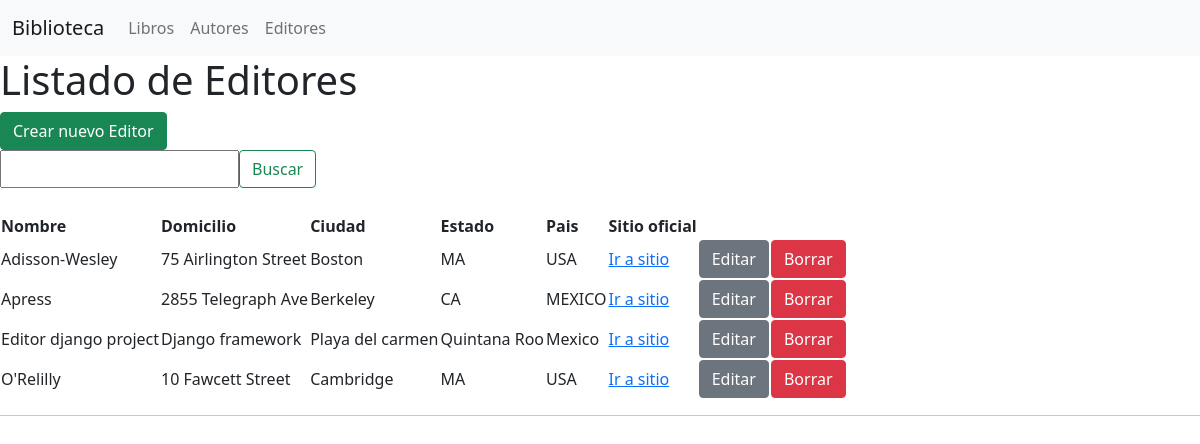
The page /editores on the database its author committed.
### biblioteca/models.py (models this page shows, shortened)
class Editor(models.Model):
    nombre  = models.CharField(max_length=30)
    domicilio = models.CharField(max_length=50)
    ciudad = models.CharField(max_length=60)
    estado = models.CharField(max_length=30)
    pais = models.CharField(max_length=50)
    website = models.URLField(null=True, blank=True)
    class Meta:
        ordering = ["nombre"]
        verbose_name = 'Editor'
        verbose_name_plural = "Editores"

### biblioteca/views.py (the view, shortened to what this page needs)
# urls.py: url(r'^editores$', views.editor_listado),
def editor_listado(request):
    table_conf = TableConfig()
    form = SearchForm(request.GET)
    table_conf.form = form
    if form.is_valid():
        cd = form.cleaned_data
        if not cd['q']:
            table_conf.datasource = Editor.objects.all().values()
    table_conf.fields = [
        { "label": "Nombre",        "key": "nombre" },
        { "label": "Domicilio",     "key": "domicilio" },
        { "label": "Ciudad",        "key": "ciudad" },
        { "label": "Estado",        "key": "estado" },
        { "label": "Pais",          "key": "pais" },
        { "label": "Sitio oficial", "key": "website", "is_link":True },
    ]
    table_conf.create_action = {
        "label":  "Crear nuevo Editor",
        "redirect": "crear/editor",
    }
    table_conf.update_action = {
        "label":  "Modificar Editor",
        "redirect": "modificar/editor",
    }
    table_conf.delete_action = {
        "label":  "Eliminar Editor",
        "redirect": "eliminar/editor",
    }
    return render(request, "editor_listado.html", {
        "table_config": table_conf,
    })

### biblioteca/templatetags/bibl_tags.py (called while the page is built)
@register.filter('get_value_from_dict')
def get_value_from_dict(dict_data, key):
    if key: return dict_data.get(key)

### biblioteca/templates/editor_listado.html (shortened to what this page needs)
{% extends 'shared/base.html' %}
{% block content %}
    <h1>Listado de Editores</h1>
    {% include 'shared/table.html' with object=table_config%}
{% endblock  %}

### biblioteca/templates/shared/table.html (shortened to what this page needs)
{% load bibl_tags %}
<div class="bibl-table">
  <div class="bibl-table-header">
    {% if table_config.create_action %}
    <a href="{{table_config.create_action.redirect}}">
      <button type="button" class="btn btn-success">
        {{ table_config.create_action.label }}
      </button>
    </a>
    {% endif %}
    {% if table_config.form %}
      <form action="" method="get" class="d-flex">
        {{ table_config.form.q }}
        <button class="btn btn-outline-success" type="submit">Buscar</button>
      </form>
    {% endif %}
  </div>
  <div class="bibl-table-body" style="margin-top: 25px;">
    <table>
    <thead>
      <tr>
        {% for col in table_config.fields %}
          <th scope="col">{{ col.label }}</th>
        {% endfor %}
      </tr>
    </thead>
    <tbody>
      {% for data in table_config.datasource %}
        <tr>
          {% for col in table_config.fields %}
            {% if col.is_link %}
              <td><a href="{{ data|get_value_from_dict:col.key }}"> Ir a sitio </a></td>
            {% endif %}
            {% if not col.is_link %}
              <td> {{ data|get_value_from_dict:col.key }} </td>
            {% endif %}
          {% endfor %}
          {% if table_config.update_action %}
            <td>
            <a href="{{table_config.update_action.redirect}}/{{ data.id }}">
            <button type="button" class="btn btn-secondary">Editar</button>
            </td>
          {% endif %}
          {% if table_config.delete_action %}
            <td>
              <form action="{{table_config.delete_action.redirect}}" method="post">
                <button type="submit" class="btn btn-danger">Borrar</button>
            </form>
            </td>
          {% endif %}
        </tr>
      {% endfor %}
    </tbody>
  </table>
  </div>
</div>

### rows shown on the page
Editor: fields "Adisson-Wesley" "75 Airlington Street" "Boston" "MA" "USA"
Editor: fields "Apress" "2855 Telegraph Ave" "Berkeley" "CA" "MEXICO"
Editor: fields "Editor django project" "Django framework" "Playa del carmen" "Quintana Roo" "Mexico"
Editor: fields "O'Relilly" "10 Fawcett Street" "Cambridge" "MA" "USA"

### other values the page prints
{{ table_config.create_action.label }} "Crear nuevo Editor"
{{ col.label }} "Nombre" "Domicilio" "Ciudad" "Estado" "Pais" "Sitio oficial"
